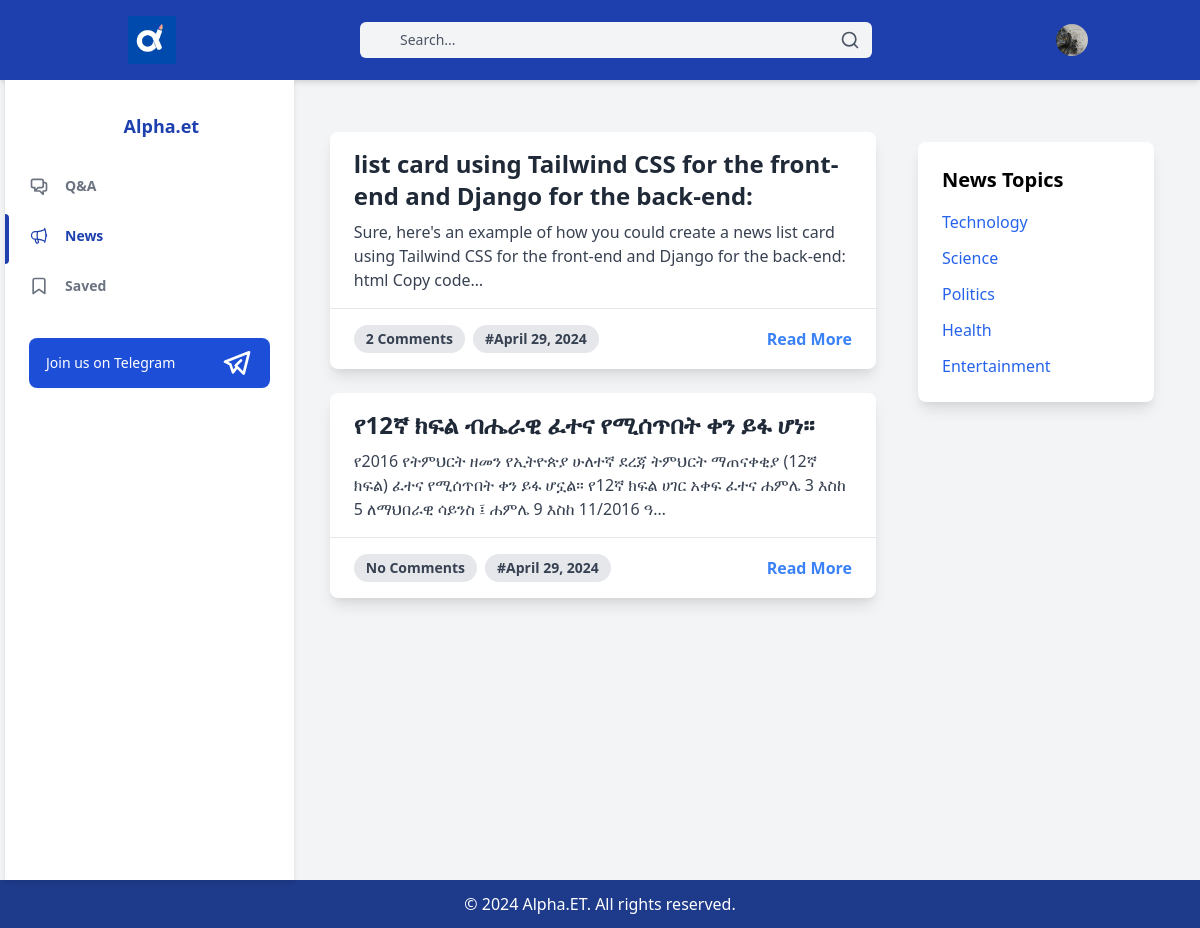
The page /news/ (signed in) on the database its author committed.
### alpha/models.py (models this page shows, shortened)
class CustomUser(AbstractUser):
    username = None
    first_name = models.CharField(max_length=200)
    last_name = models.CharField(max_length=200)
    profile_pic=models.ImageField(null=True,blank=True,upload_to='profile_pics')
    phone_number = models.CharField(unique=True, max_length=15)
    department = models.ForeignKey(Department, on_delete=models.CASCADE, null=True)  # Make department nullable
    status = models.CharField(max_length=20, default="freemium" ,choices=[('admin', 'Admin'), ('premium', 'Premium'),('pending','Pending'), ('freemium', 'Freemium')])
    objects = CustomUserManager()
    USERNAME_FIELD = 'phone_number'
    REQUIRED_FIELDS = []

class News(models.Model):
    title=models.CharField(max_length=300)
    content=models.TextField()
    date=models.DateTimeField(auto_now_add=True)

### alpha/views.py (the view)
# urls.py: path('news/', NewsListView.as_view(), name='news'),
@method_decorator(login_required, name='dispatch')
class NewsListView(View):
    def get(self, request):
        nav="news"
        news = News.objects.annotate(comment_count=Count('newscomment'))
        return render(request, 'news/news.html', {'news': news,'nav':nav})

### templates/news/news.html
{% extends 'base/base.html' %}
{% block main_content %}
<article class="main">
<div class="container  px-4 py-8">
  <div class="flex flex-col lg:flex-row lg:space-x-8">
    <div class="flex-1">
      <article class="space-y-6">
        {% for news_item in news %}
        <div class="bg-white rounded-lg shadow-lg overflow-hidden">
          <div class="px-6 py-4">
            <h2 class="text-2xl font-bold text-gray-800 mb-2">{{ news_item.title }}</h2>
            <p class="text-gray-700 text-base">{{ news_item.content | truncatechars:150 }}</p>
          </div>
          <div class="px-6 py-4 flex items-center justify-between border-t">
            <div class="flex items-center space-x-2">
              <span class="bg-gray-200 rounded-full px-3 py-1 text-sm font-semibold text-gray-700">
                {% if news_item.comment_count|default:0|add:0 == 0 %}
                No Comments
                {% else %}
                {{ news_item.comment_count }} Comments
                {% endif %}
              </span>
              <span class="bg-gray-200 rounded-full px-3 py-1 text-sm font-semibold text-gray-700">
                #{{ news_item.date|date:"F d, Y" }}
              </span>
            </div>
            <a href="{% url 'news-detail' news_item.pk %}" class="text-blue-500 hover:text-blue-700 font-semibold transition duration-150">Read More</a>
          </div>
        </div>
        {% endfor %}
      </article>
    </div>
    <aside class=" aside2 hidden lg:block w-full lg:w-64">
      <div class="bg-white rounded-lg shadow-lg p-6">
        <h2 class="text-xl font-semibold mb-4">News Topics</h2>
        <ul class="space-y-3">
          <li>
            <a href="#" class="text-blue-600 hover:text-blue-800 transition duration-150">Technology</a>
          </li>
          <li>
            <a href="#" class="text-blue-600 hover:text-blue-800 transition duration-150">Science</a>
          </li>
          <li>
            <a href="#" class="text-blue-600 hover:text-blue-800 transition duration-150">Politics</a>
          </li>
          <li>
            <a href="#" class="text-blue-600 hover:text-blue-800 transition duration-150">Health</a>
          </li>
          <li>
            <a href="#" class="text-blue-600 hover:text-blue-800 transition duration-150">Entertainment</a>
          </li>
        </ul>
      </div>
    </aside>
  </div>
</div>
</article>
{% endblock %}

### templates/base/base.html (shortened to what this page needs)
<!DOCTYPE html>
<html lang="en">
  {% load static %}
  <head>
    <link
      href="https://cdn.jsdelivr.net/npm/tailwindcss@2.2.19/dist/tailwind.min.css"
      rel="stylesheet"
    />
    <link href="{% static 'main.css' %}" rel="stylesheet" />
  </head>
  <body class="bg-gray-100">
    <div class="wrapper">
      <header class="z-10 py-4 bg-blue-800 shadow-md">
        <div
          class="container flex items-center justify-between h-full px-6 mx-auto text-white"
        >
          <div class="flex items-center space-x-4">
            <img
              src="{% static 'logo/logo.jpg' %}"
              alt="Logo"
              class="h-10 w-10 md:h-12 md:w-12"
            />
          </div>
          <div class="flex justify-center flex-1 relative">
            <form
              action="{% url 'search' %}"
              method="GET"
              class="w-full max-w-md lg:max-w-lg xl:max-w-xl"
            >
              <div class="relative">
                <input
                  id="searchInput"
                  name="q"
                  class="w-full pl-10 pr-4 py-2 text-sm text-gray-700 placeholder-gray-600 bg-gray-100 border-0 rounded-md dark:placeholder-gray-500 dark:focus:shadow-outline-gray dark:focus:placeholder-gray-600 dark:bg-gray-700 dark:text-gray-200 focus:placeholder-gray-500 focus:bg-white focus:border-purple-300 focus:outline-none focus:shadow-outline-blue form-input"
                  type="text"
                  placeholder="Search..."
                  aria-label="Search"
                  autocomplete="off"
                />
                <div
                  id="searchResults"
                  class="absolute inset-y-0 left-0 flex items-center pl-4"
                ></div>
                <button
                  type="submit"
                  class="absolute inset-y-0 right-0 pr-3 flex items-center text-gray-600"
                >
                  <svg
                    class="h-5 w-5"
                    viewBox="0 0 24 24"
                    fill="none"
                    stroke="currentColor"
                    stroke-width="2"
                    stroke-linecap="round"
                    stroke-linejoin="round"
                  >
                    <circle cx="11" cy="11" r="8" />
                    <line x1="21" y1="21" x2="16.65" y2="16.65" />
                  </svg>
                </button>
              </div>
            </form>
          </div>
          <ul class="flex items-center space-x-6">
            <li class="relative" x-data="{ isOpen: false }">
              <button
                @click="isOpen = !isOpen"
                class="align-middle rounded-full focus:shadow-outline-purple focus:outline-none"
                aria-label="Account"
                aria-haspopup="true"
              >
                {% if user.profile_pic %}
                <img
                  src="{{ user.profile_pic.url }}"
                  alt="Profile Picture"
                  class="object-cover h-8 w-8 rounded-full"
                />
                {% else %}
                <img
                  src="{% static 'no_profile_pics/profile.jpg' %}"
                  alt="Profile Picture"
                  class="object-cover h-8 w-8 rounded-full"
                />
                {% endif %}
              </button>
            </li>
          </ul>
        </div>
      </header>
      {% block main_content %}{% endblock %}
      <aside
        class="aside aside1 fixed top-0 left-0 w-64 bg-white z-10 hidden h-screen pt-4"
      >
        <div class="py-4 text-gray-500 dark:text-gray-400">
          <a
            class="ml-6 text-lg font-bold text-blue-800 dark:text-gray-200"
            href="#"
          >
            Alpha.et
          </a>
          <ul class="mt-6">
            <li class="relative px-6 py-3">
              <a
                class="{% if nav == 'qa' %} text-blue-800 {% endif %} inline-flex items-center w-full text-sm font-semibold transition-colors duration-150 hover:text-blue-800"
                href="{% url 'questions' %}"
              >
                <svg
                  class="h-5 w-5 {% if nav == 'qa' %} text-blue-800 {% endif %}"
                  fill="none"
                  viewBox="0 0 24 24"
                  stroke="currentColor"
                >
                  <path
                    stroke-linecap="round"
                    stroke-linejoin="round"
                    stroke-width="2"
                    d="M17 8h2a2 2 0 012 2v6a2 2 0 01-2 2h-2v4l-4-4H9a1.994 1.994 0 01-1.414-.586m0 0L11 14h4a2 2 0 002-2V6a2 2 0 00-2-2H5a2 2 0 00-2 2v6a2 2 0 002 2h2v4l.586-.586z"
                  />
                </svg>
                <span class="ml-4">Q&A</span>
              </a>
            </li>
          </ul>
          <ul>
            <li class="relative px-6 py-3">
              {% if nav == 'news' %}
              <span
                class="absolute inset-y-0 left-0 w-1 bg-blue-800 rounded-tr-lg rounded-br-lg"
                aria-hidden="true"
              ></span>
              {% endif %}
              <a
                class="{% if nav == 'news' %} text-blue-800 {% endif %} inline-flex items-center w-full text-sm font-semibold transition-colors duration-150 hover:text-blue-800"
                href="{% url 'news' %}"
              >
                <span class="ml-4">News</span>
              </a>
            </li>
            <li class="relative px-6 py-3">
              <a
                class="{% if nav == 'saved' %} text-blue-800 {% endif %} inline-flex items-center w-full text-sm font-semibold transition-colors duration-150 hover:text-blue-800"
                href="{% url 'saved-questions' %}"
              >
                <svg
                  class="h-5 w-5"
                  viewBox="0 0 24 24"
                  fill="none"
                  stroke="currentColor"
                  stroke-width="2"
                  stroke-linecap="round"
                  stroke-linejoin="round"
                >
                  <path d="M19 21l-7-5-7 5V5a2 2 0 0 1 2-2h10a2 2 0 0 1 2 2z" />
                </svg>
                <span class="ml-4">Saved</span>
              </a>
            </li>
          </ul>
          <div class="px-6 my-6">
            <a href="https://t.me/alpha_tutorial">
              <button
                class="flex items-center justify-between w-full px-4 py-2 text-sm font-medium leading-5 text-white transition-colors duration-150 bg-blue-700 border border-transparent rounded-lg active:bg-blue-800 hover:bg-blue-800 focus:outline-none focus:shadow-outline-blue"
              >
                Join us on Telegram
                <span class="ml-2" aria-hidden="true">
                  <svg class="h-8 w-8 "  width="24" height="24" viewBox="0 0 24 24" stroke-width="2" stroke="currentColor" fill="none" stroke-linecap="round" stroke-linejoin="round">
                    <path stroke="none" d="M0 0h24v24H0z"/>
                    <path d="M15 10l-4 4l6 6l4 -16l-18 7l4 2l2 6l3 -4" />
                  </svg>
                </span>
              </button>
            </a>
          </div>
        </div>
      </aside>
     <footer class=" footer py-3 bg-blue-900 text-center">
      <div class="container mx-auto">
          <p class="text-white">© 2024 Alpha.ET. All rights reserved.</p>
      </div>
  </footer>
    </div>
  </body>
</html>

### static/main.css (style rules this page uses)
html, body { margin: 0; padding: 0; }
.wrapper { display: flex; flex-flow: row wrap; text-align: center; top: 0; left: 0; width: 100%; height: 100%; }
.wrapper>* { flex: 1 100%; }
.main { text-align: left; border-radius: 8px; max-height: calc(100vh - 56px); overflow-y: auto; margin:10px; padding:10px; }
.aside1 { display: none; margin-left:5px; box-shadow: 0 2px 5px rgba(0, 0, 0, 0.1); }
.aside2 { border-radius: 8px; padding: 10px; }
@media all and (min-width: 768px) { .main { flex: 3; } }
@media all and (min-width: 768px) { .aside1 { order: 1; position: relative; display: block; } }
@media all and (min-width: 768px) { .aside2 { order: 2; } }
@media all and (min-width: 768px) { .main { order: 2; } }
@media all and (min-width: 768px) { .footer { order: 4; } }
@media all and (min-width: 600px) { .aside { flex: 1; } }

### rows shown on the page
CustomUser: profile_pic (picture)
News: title "list card using Tailwind CSS for the front-end and Django for the back-end:", content "Sure, here's an example of how you could create a news list card using Tailwind CSS for the front-end and Django for the back-end: html Copy code…", comment_count "2", date "April 29, 2024"
News: title "የ12ኛ ክፍል ብሔራዊ ፈተና የሚሰጥበት ቀን ይፋ ሆነ።", content "የ2016 የትምህርት ዘመን የኢትዮጵያ ሁለተኛ ደረጃ ትምህርት ማጠናቀቂያ (12ኛ ክፍል) ፈተና የሚሰጥበት ቀን ይፋ ሆኗል። የ12ኛ ክፍል ሀገር አቀፍ ፈተና ሐምሌ 3 እስከ 5 ለማህበራዊ ሳይንስ ፤ ሐምሌ 9 እስከ 11/2016 ዓ…", shows "No Comments", date "April 29, 2024"
